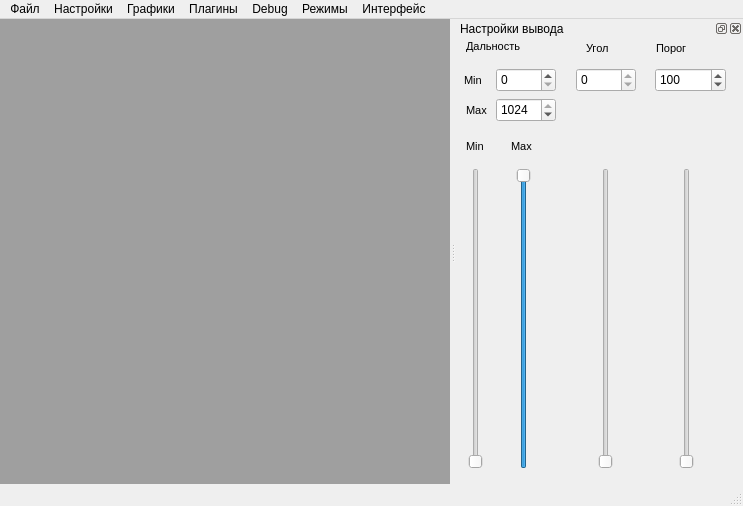
<?xml version="1.0" encoding="UTF-8"?>
<ui version="4.0">
 <class>GWindow</class>
 <widget class="QMainWindow" name="GWindow">
  <property name="geometry">
   <rect>
    <x>0</x>
    <y>0</y>
    <width>743</width>
    <height>506</height>
   </rect>
  </property>
  <property name="windowTitle">
   <string>GWindow</string>
  </property>
  <property name="windowIcon">
   <iconset resource="nomain/res.qrc">
    <normaloff>:/img/logo.png</normaloff>:/img/logo.png</iconset>
  </property>
  <widget class="QWidget" name="centralWidget">
   <layout class="QGridLayout" name="gridLayout">
    <property name="leftMargin">
     <number>0</number>
    </property>
    <property name="topMargin">
     <number>0</number>
    </property>
    <property name="rightMargin">
     <number>0</number>
    </property>
    <property name="bottomMargin">
     <number>0</number>
    </property>
    <item row="0" column="0">
     <widget class="QMdiArea" name="mdiArea"/>
    </item>
   </layout>
  </widget>
  <widget class="QMenuBar" name="menuBar">
   <property name="geometry">
    <rect>
     <x>0</x>
     <y>0</y>
     <width>743</width>
     <height>20</height>
    </rect>
   </property>
   <widget class="QMenu" name="menu">
    <property name="title">
     <string>Файл</string>
    </property>
    <addaction name="mmLoad"/>
    <addaction name="mmSave"/>
   </widget>
   <widget class="QMenu" name="menu_2">
    <property name="title">
     <string>Настройки</string>
    </property>
    <addaction name="mmVisual"/>
    <addaction name="mmSignal"/>
   </widget>
   <widget class="QMenu" name="menu_3">
    <property name="title">
     <string>Графики</string>
    </property>
    <addaction name="mmTile"/>
    <addaction name="separator"/>
    <addaction name="mmGpolarization"/>
    <addaction name="mmVpolarization"/>
    <addaction name="separator"/>
    <addaction name="mmOsc"/>
    <addaction name="mmSpectr"/>
    <addaction name="mmExperiment"/>
    <addaction name="mmRastr"/>
    <addaction name="mmAFRastr"/>
    <addaction name="mm3Dmodel"/>
    <addaction name="mm3dBar"/>
   </widget>
   <widget class="QMenu" name="menuPlugins">
    <property name="title">
     <string>Плагины</string>
    </property>
    <addaction name="mmPlugs"/>
   </widget>
   <widget class="QMenu" name="menuDebug">
    <property name="title">
     <string>Debug</string>
    </property>
    <addaction name="mmDebug"/>
   </widget>
   <widget class="QMenu" name="menu_4">
    <property name="title">
     <string>Режимы</string>
    </property>
    <addaction name="mmControlForm"/>
   </widget>
   <widget class="QMenu" name="devInterface">
    <property name="title">
     <string>Интерфейс</string>
    </property>
   </widget>
   <addaction name="menu"/>
   <addaction name="menu_2"/>
   <addaction name="menu_3"/>
   <addaction name="menuPlugins"/>
   <addaction name="menuDebug"/>
   <addaction name="menu_4"/>
   <addaction name="devInterface"/>
  </widget>
  <widget class="QStatusBar" name="statusBar"/>
  <widget class="QDockWidget" name="dockVisual">
   <property name="minimumSize">
    <size>
     <width>287</width>
     <height>35</height>
    </size>
   </property>
   <property name="allowedAreas">
    <set>Qt::LeftDockWidgetArea|Qt::RightDockWidgetArea</set>
   </property>
   <property name="windowTitle">
    <string>Настройки вывода</string>
   </property>
   <attribute name="dockWidgetArea">
    <number>2</number>
   </attribute>
   <widget class="QWidget" name="dockWidgetContents">
    <widget class="QSlider" name="ArgMin">
     <property name="geometry">
      <rect>
       <x>10</x>
       <y>130</y>
       <width>20</width>
       <height>301</height>
      </rect>
     </property>
     <property name="maximum">
      <number>1024</number>
     </property>
     <property name="tracking">
      <bool>false</bool>
     </property>
     <property name="orientation">
      <enum>Qt::Vertical</enum>
     </property>
     <property name="invertedAppearance">
      <bool>false</bool>
     </property>
    </widget>
    <widget class="QLabel" name="label_11">
     <property name="geometry">
      <rect>
       <x>10</x>
       <y>64</y>
       <width>31</width>
       <height>16</height>
      </rect>
     </property>
     <property name="font">
      <font>
       <pointsize>8</pointsize>
      </font>
     </property>
     <property name="text">
      <string>Max</string>
     </property>
    </widget>
    <widget class="QLabel" name="label_10">
     <property name="geometry">
      <rect>
       <x>8</x>
       <y>34</y>
       <width>21</width>
       <height>16</height>
      </rect>
     </property>
     <property name="font">
      <font>
       <pointsize>8</pointsize>
      </font>
     </property>
     <property name="text">
      <string>Min</string>
     </property>
    </widget>
    <widget class="QLabel" name="label_3">
     <property name="geometry">
      <rect>
       <x>55</x>
       <y>100</y>
       <width>31</width>
       <height>16</height>
      </rect>
     </property>
     <property name="font">
      <font>
       <pointsize>8</pointsize>
      </font>
     </property>
     <property name="text">
      <string>Max</string>
     </property>
    </widget>
    <widget class="QLabel" name="label_16">
     <property name="geometry">
      <rect>
       <x>130</x>
       <y>0</y>
       <width>51</width>
       <height>20</height>
      </rect>
     </property>
     <property name="font">
      <font>
       <pointsize>8</pointsize>
      </font>
     </property>
     <property name="text">
      <string>Угол</string>
     </property>
    </widget>
    <widget class="QLabel" name="label_2">
     <property name="geometry">
      <rect>
       <x>10</x>
       <y>100</y>
       <width>21</width>
       <height>16</height>
      </rect>
     </property>
     <property name="font">
      <font>
       <pointsize>8</pointsize>
      </font>
     </property>
     <property name="text">
      <string>Min</string>
     </property>
    </widget>
    <widget class="QSpinBox" name="sPhMin">
     <property name="geometry">
      <rect>
       <x>120</x>
       <y>30</y>
       <width>60</width>
       <height>24</height>
      </rect>
     </property>
     <property name="readOnly">
      <bool>true</bool>
     </property>
     <property name="minimum">
      <number>0</number>
     </property>
     <property name="maximum">
      <number>180</number>
     </property>
     <property name="value">
      <number>0</number>
     </property>
    </widget>
    <widget class="QLabel" name="label">
     <property name="geometry">
      <rect>
       <x>10</x>
       <y>0</y>
       <width>71</width>
       <height>16</height>
      </rect>
     </property>
     <property name="font">
      <font>
       <pointsize>8</pointsize>
      </font>
     </property>
     <property name="text">
      <string>Дальность</string>
     </property>
    </widget>
    <widget class="QSpinBox" name="sArgMin">
     <property name="geometry">
      <rect>
       <x>40</x>
       <y>30</y>
       <width>60</width>
       <height>24</height>
      </rect>
     </property>
     <property name="readOnly">
      <bool>false</bool>
     </property>
     <property name="maximum">
      <number>1024</number>
     </property>
    </widget>
    <widget class="QSpinBox" name="sArgMax">
     <property name="geometry">
      <rect>
       <x>40</x>
       <y>60</y>
       <width>60</width>
       <height>24</height>
      </rect>
     </property>
     <property name="readOnly">
      <bool>false</bool>
     </property>
     <property name="maximum">
      <number>1024</number>
     </property>
     <property name="value">
      <number>1024</number>
     </property>
    </widget>
    <widget class="QSlider" name="ArgMax">
     <property name="geometry">
      <rect>
       <x>60</x>
       <y>130</y>
       <width>16</width>
       <height>301</height>
      </rect>
     </property>
     <property name="inputMethodHints">
      <set>Qt::ImhMultiLine</set>
     </property>
     <property name="maximum">
      <number>1024</number>
     </property>
     <property name="value">
      <number>1024</number>
     </property>
     <property name="sliderPosition">
      <number>1024</number>
     </property>
     <property name="tracking">
      <bool>false</bool>
     </property>
     <property name="orientation">
      <enum>Qt::Vertical</enum>
     </property>
     <property name="invertedAppearance">
      <bool>false</bool>
     </property>
     <property name="invertedControls">
      <bool>false</bool>
     </property>
     <property name="tickPosition">
      <enum>QSlider::NoTicks</enum>
     </property>
     <property name="tickInterval">
      <number>0</number>
     </property>
    </widget>
    <widget class="QSlider" name="PhMin">
     <property name="geometry">
      <rect>
       <x>140</x>
       <y>130</y>
       <width>20</width>
       <height>301</height>
      </rect>
     </property>
     <property name="minimum">
      <number>0</number>
     </property>
     <property name="maximum">
      <number>180</number>
     </property>
     <property name="value">
      <number>0</number>
     </property>
     <property name="tracking">
      <bool>false</bool>
     </property>
     <property name="orientation">
      <enum>Qt::Vertical</enum>
     </property>
     <property name="invertedAppearance">
      <bool>false</bool>
     </property>
    </widget>
    <widget class="QSlider" name="Barier">
     <property name="geometry">
      <rect>
       <x>220</x>
       <y>130</y>
       <width>21</width>
       <height>301</height>
      </rect>
     </property>
     <property name="sizePolicy">
      <sizepolicy hsizetype="Fixed" vsizetype="Maximum">
       <horstretch>0</horstretch>
       <verstretch>0</verstretch>
      </sizepolicy>
     </property>
     <property name="minimum">
      <number>0</number>
     </property>
     <property name="maximum">
      <number>65535</number>
     </property>
     <property name="singleStep">
      <number>1</number>
     </property>
     <property name="pageStep">
      <number>128</number>
     </property>
     <property name="value">
      <number>100</number>
     </property>
     <property name="tracking">
      <bool>false</bool>
     </property>
     <property name="orientation">
      <enum>Qt::Vertical</enum>
     </property>
     <property name="tickPosition">
      <enum>QSlider::NoTicks</enum>
     </property>
     <property name="tickInterval">
      <number>25</number>
     </property>
    </widget>
    <widget class="QSpinBox" name="sBarier">
     <property name="geometry">
      <rect>
       <x>199</x>
       <y>30</y>
       <width>71</width>
       <height>24</height>
      </rect>
     </property>
     <property name="minimum">
      <number>0</number>
     </property>
     <property name="maximum">
      <number>65535</number>
     </property>
     <property name="singleStep">
      <number>1</number>
     </property>
     <property name="value">
      <number>100</number>
     </property>
    </widget>
    <widget class="QLabel" name="label_17">
     <property name="geometry">
      <rect>
       <x>200</x>
       <y>0</y>
       <width>51</width>
       <height>20</height>
      </rect>
     </property>
     <property name="font">
      <font>
       <pointsize>8</pointsize>
      </font>
     </property>
     <property name="text">
      <string>Порог</string>
     </property>
    </widget>
   </widget>
  </widget>
  <action name="mmLoad">
   <property name="text">
    <string>Загрузить</string>
   </property>
  </action>
  <action name="mmSave">
   <property name="text">
    <string>Сохранить</string>
   </property>
  </action>
  <action name="mmVisual">
   <property name="text">
    <string>Настройки обработки и вывода</string>
   </property>
  </action>
  <action name="mmOsc">
   <property name="text">
    <string>Осциллограмма</string>
   </property>
  </action>
  <action name="mmSpectr">
   <property name="text">
    <string>Спектр</string>
   </property>
  </action>
  <action name="mmExperiment">
   <property name="text">
    <string>Эксперимент</string>
   </property>
  </action>
  <action name="mmRastr">
   <property name="text">
    <string>Растр</string>
   </property>
  </action>
  <action name="mm3Dmodel">
   <property name="text">
    <string>3D модель</string>
   </property>
  </action>
  <action name="mmGpolarization">
   <property name="text">
    <string>Горизонтальная поляризация</string>
   </property>
  </action>
  <action name="mmVpolarization">
   <property name="text">
    <string>Вертикальная поляризация</string>
   </property>
  </action>
  <action name="mmPlugs">
   <property name="text">
    <string>Выбрать плагины</string>
   </property>
  </action>
  <action name="mmSignal">
   <property name="text">
    <string>Настройки сигнала</string>
   </property>
  </action>
  <action name="mmTile">
   <property name="text">
    <string>Замостить</string>
   </property>
  </action>
  <action name="mmDebug">
   <property name="text">
    <string>Панель отладки</string>
   </property>
  </action>
  <action name="mmAFRastr">
   <property name="text">
    <string>АФ Растр</string>
   </property>
  </action>
  <action name="mm3Dmath">
   <property name="text">
    <string>3D Math</string>
   </property>
  </action>
  <action name="mmControlForm">
   <property name="text">
    <string>Непрерывный запрос</string>
   </property>
  </action>
  <action name="mm3dBar">
   <property name="text">
    <string>3D Bar</string>
   </property>
  </action>
 </widget>
 <layoutdefault spacing="6" margin="11"/>
 <resources>
  <include location="nomain/res.qrc"/>
 </resources>
 <connections>
  <connection>
   <sender>mmVisual</sender>
   <signal>triggered()</signal>
   <receiver>dockVisual</receiver>
   <slot>show()</slot>
   <hints>
    <hint type="sourcelabel">
     <x>-1</x>
     <y>-1</y>
    </hint>
    <hint type="destinationlabel">
     <x>649</x>
     <y>251</y>
    </hint>
   </hints>
  </connection>
  <connection>
   <sender>ArgMin</sender>
   <signal>valueChanged(int)</signal>
   <receiver>sArgMin</receiver>
   <slot>setValue(int)</slot>
   <hints>
    <hint type="sourcelabel">
     <x>576</x>
     <y>319</y>
    </hint>
    <hint type="destinationlabel">
     <x>626</x>
     <y>80</y>
    </hint>
   </hints>
  </connection>
  <connection>
   <sender>sArgMin</sender>
   <signal>valueChanged(int)</signal>
   <receiver>ArgMin</receiver>
   <slot>setValue(int)</slot>
   <hints>
    <hint type="sourcelabel">
     <x>626</x>
     <y>80</y>
    </hint>
    <hint type="destinationlabel">
     <x>576</x>
     <y>319</y>
    </hint>
   </hints>
  </connection>
  <connection>
   <sender>ArgMax</sender>
   <signal>valueChanged(int)</signal>
   <receiver>sArgMax</receiver>
   <slot>setValue(int)</slot>
   <hints>
    <hint type="sourcelabel">
     <x>624</x>
     <y>319</y>
    </hint>
    <hint type="destinationlabel">
     <x>626</x>
     <y>110</y>
    </hint>
   </hints>
  </connection>
  <connection>
   <sender>sArgMax</sender>
   <signal>valueChanged(int)</signal>
   <receiver>ArgMax</receiver>
   <slot>setValue(int)</slot>
   <hints>
    <hint type="sourcelabel">
     <x>626</x>
     <y>110</y>
    </hint>
    <hint type="destinationlabel">
     <x>624</x>
     <y>319</y>
    </hint>
   </hints>
  </connection>
  <connection>
   <sender>PhMin</sender>
   <signal>valueChanged(int)</signal>
   <receiver>sPhMin</receiver>
   <slot>setValue(int)</slot>
   <hints>
    <hint type="sourcelabel">
     <x>706</x>
     <y>319</y>
    </hint>
    <hint type="destinationlabel">
     <x>706</x>
     <y>80</y>
    </hint>
   </hints>
  </connection>
  <connection>
   <sender>sPhMin</sender>
   <signal>valueChanged(int)</signal>
   <receiver>PhMin</receiver>
   <slot>setValue(int)</slot>
   <hints>
    <hint type="sourcelabel">
     <x>706</x>
     <y>80</y>
    </hint>
    <hint type="destinationlabel">
     <x>706</x>
     <y>319</y>
    </hint>
   </hints>
  </connection>
  <connection>
   <sender>Barier</sender>
   <signal>valueChanged(int)</signal>
   <receiver>sBarier</receiver>
   <slot>setValue(int)</slot>
   <hints>
    <hint type="sourcelabel">
     <x>690</x>
     <y>319</y>
    </hint>
    <hint type="destinationlabel">
     <x>690</x>
     <y>80</y>
    </hint>
   </hints>
  </connection>
  <connection>
   <sender>sBarier</sender>
   <signal>valueChanged(int)</signal>
   <receiver>Barier</receiver>
   <slot>setValue(int)</slot>
   <hints>
    <hint type="sourcelabel">
     <x>690</x>
     <y>80</y>
    </hint>
    <hint type="destinationlabel">
     <x>690</x>
     <y>319</y>
    </hint>
   </hints>
  </connection>
 </connections>
</ui>
